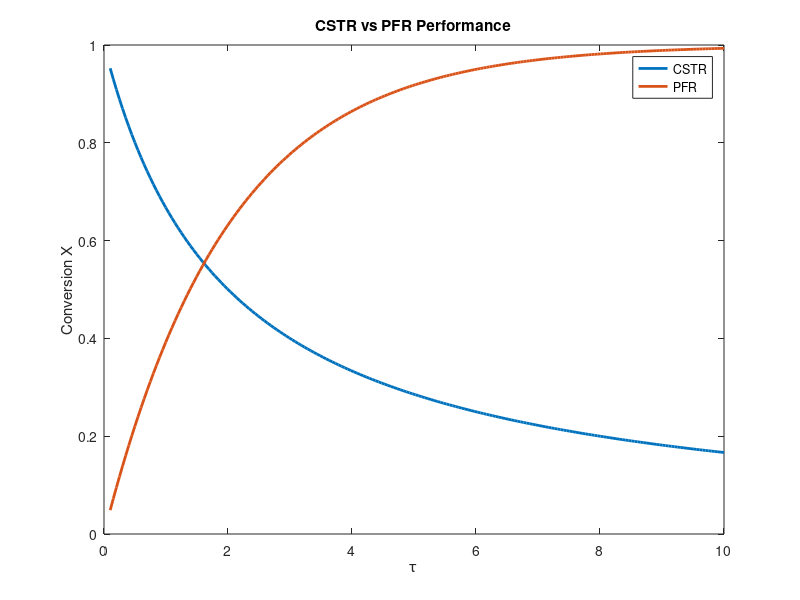

The MATLAB script that drew this image:
clear; clc;

CA0 = 1.0;
k = 0.5; 
n = 1;

taus = linspace(0.1,10,200);
X_cstr = 1 ./ (1 + k * taus / CA0);

% PFR integration
X_pfr = zeros(size(taus));
for i = 1:length(taus)
    tau = taus(i);
    ode = @(V,X) k * (1-X).^n;
    [V,Xsol] = ode45(ode, [0 tau], 0);
    X_pfr(i) = Xsol(end);
end

plot(taus,X_cstr,'LineWidth',2)
hold on
plot(taus,X_pfr,'LineWidth',2)
xlabel('\tau'); ylabel('Conversion X');
legend('CSTR','PFR');
title('CSTR vs PFR Performance');
